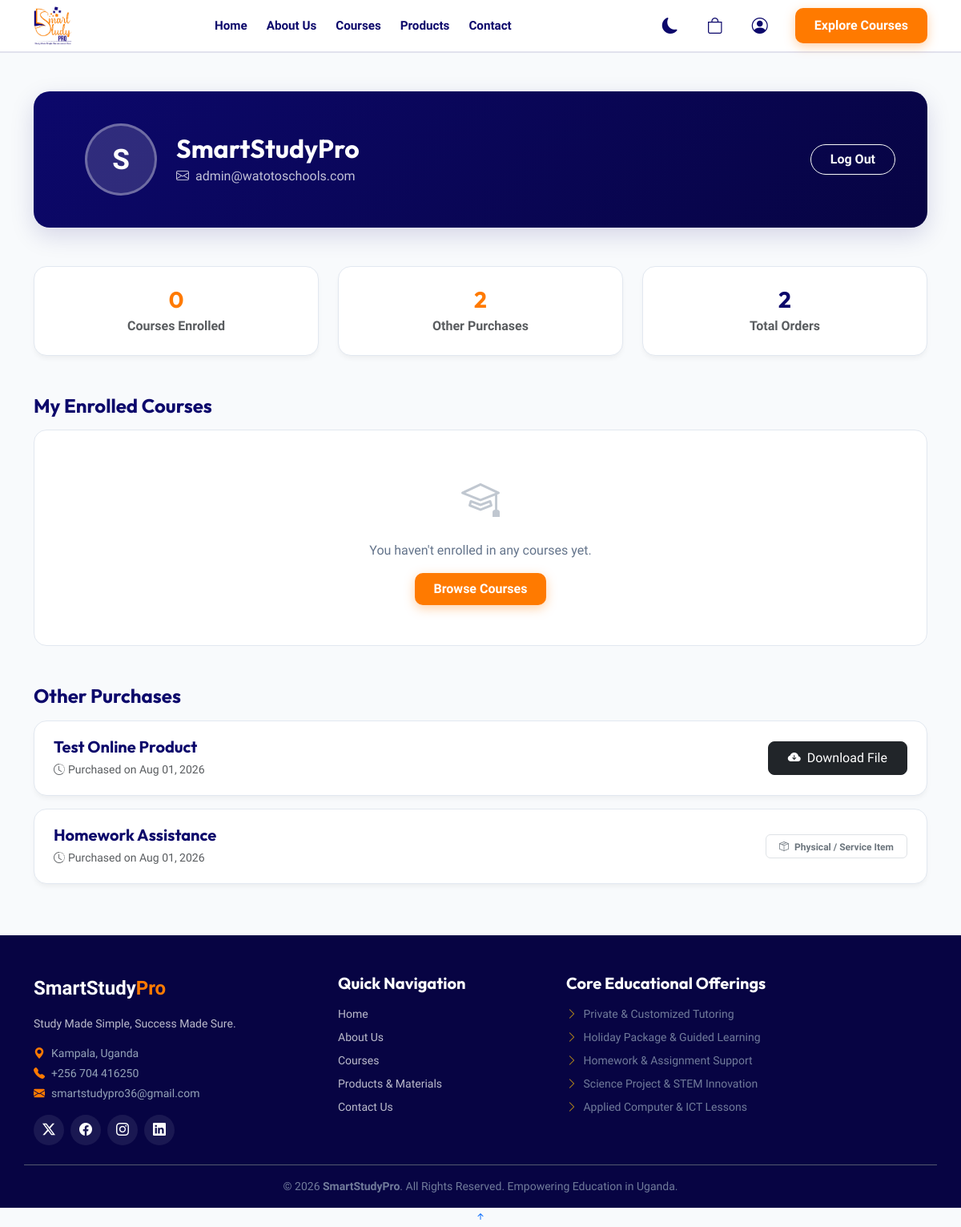
The app's page /profile.php (signed in) with its own data.
### tables this page shows
CREATE TABLE users (
        id INTEGER PRIMARY KEY AUTOINCREMENT,
        name TEXT NOT NULL,
        email TEXT NOT NULL UNIQUE,
        password_hash TEXT,
        google_id TEXT,
        avatar TEXT,
        created_at DATETIME DEFAULT CURRENT_TIMESTAMP
    , verification_token VARCHAR(255) NULL, email_verified TINYINT(1) DEFAULT 0);

CREATE TABLE bookings (
    id INTEGER PRIMARY KEY AUTOINCREMENT,
    user_id TEXT,
    name TEXT,
    email TEXT,
    phone TEXT,
    service TEXT,
    date TEXT,
    message TEXT,
    price TEXT
, paid INTEGER DEFAULT 0, file_path TEXT, created_at DATETIME, synced INTEGER DEFAULT 0, account_id INTEGER);

### auth.php (called while the page is built, shortened)
<?php
function auth_db(): PDO {
    static $db = null;
    if ($db !== null) return $db;
    $dir = __DIR__ . "/database";
    $db = new PDO("sqlite:" . $dir . "/bookings.db");
    $db->setAttribute(PDO::ATTR_ERRMODE, PDO::ERRMODE_EXCEPTION);
    $db->exec("CREATE TABLE IF NOT EXISTS users (
        id INTEGER PRIMARY KEY AUTOINCREMENT,
        name TEXT NOT NULL,
        email TEXT NOT NULL UNIQUE,
        password_hash TEXT,
        google_id TEXT,
        avatar TEXT,
        created_at DATETIME DEFAULT CURRENT_TIMESTAMP
    )");
    return $db;
}
function current_user(): ?array {
    static $cache = null;
    if ($cache !== null) return $cache ?: null;
    $stmt = auth_db()->prepare("SELECT id, name, email, avatar, google_id FROM users WHERE id = :id");
    $stmt->execute([':id' => $_SESSION['user_id']]);
    $user = $stmt->fetch(PDO::FETCH_ASSOC);
    $cache = $user ?: false;
    return $user ?: null;
}
function is_logged_in(): bool {
    return current_user() !== null;
}
function require_login(): void {
    if (!is_logged_in()) {
        $redirect = urlencode($_SERVER['REQUEST_URI'] ?? 'profile.php');
        header("Location: login.php?redirect=" . $redirect);
        exit;
    }
}

### profile.php (the view, shortened to what this page needs)
<?php
require_once 'auth.php';
require_login();
$user = current_user();
$db = auth_db();
$stmt = $db->prepare("
    SELECT * FROM bookings
    WHERE paid = 1 AND (account_id = :account_id OR email = :email)
    ORDER BY created_at DESC
");
$stmt->execute([':account_id' => $user['id'], ':email' => $user['email']]);
$purchases = $stmt->fetchAll(PDO::FETCH_ASSOC);
$courses = [];
$otherItems = [];
foreach ($purchases as $item) {
    if (stripos($item['service'], 'Course') !== false) {
        $courses[] = $item;
    } else {
        $otherItems[] = $item;
    }
}
$initials = strtoupper(substr(trim($user['name']), 0, 1) ?: 'U');
$phone   = '+256 704 416250';
$email   = 'smartstudypro36@gmail.com';
$address = 'Kampala, Uganda';
?>
<!DOCTYPE html>
<html lang="en">
<head>
  <link href="assets/vendor/bootstrap/css/bootstrap.min.css" rel="stylesheet">
  <link href="assets/vendor/bootstrap-icons/bootstrap-icons.css" rel="stylesheet">
  <link href="assets/vendor/aos/aos.css" rel="stylesheet">
  <link href="assets/vendor/glightbox/css/glightbox.min.css" rel="stylesheet">
  <link href="assets/vendor/swiper/swiper-bundle.min.css" rel="stylesheet">
</head>
<body class="profile-page">
 <?php include 'nav.php'; ?>
  <main class="container py-5">
    <div class="profile-hero d-flex align-items-center flex-wrap gap-4 mb-5" data-aos="fade-up">
      <div class="avatar-wrapper" onclick="document.getElementById('avatarFileInput').click();" title="Click to upload custom avatar">
        <div class="avatar-circle" id="avatarContainer">
          <?php if (!empty($user['avatar'])): ?>
            <img src="<?= htmlspecialchars($user['avatar']) ?>" alt="Avatar" onerror="this.remove(); document.getElementById('avatarContainer').textContent='<?= htmlspecialchars($initials) ?>';">
          <?php else: ?>
            <?= htmlspecialchars($initials) ?>
          <?php endif; ?>
        </div>
      </div>
      <div class="flex-grow-1">
        <h2 class="fw-bold mb-1"><?= htmlspecialchars($user['name']) ?></h2>
        <p class="mb-0 opacity-75"><i class="bi bi-envelope me-1"></i> <?= htmlspecialchars($user['email']) ?></p>
      </div>
      <a href="logout.php" class="btn btn-outline-light rounded-pill px-4 fw-semibold text-decoration-none">Log Out</a>
    </div>
    <div class="row g-4 mb-5" data-aos="fade-up" data-aos-delay="100">
      <div class="col-md-4">
        <div class="ssp-stat-card">
          <h3 class="fw-bold mb-1" style="color: var(--ssp-orange);"><?= count($courses) ?></h3>
          <p class="text-muted mb-0 fw-semibold">Courses Enrolled</p>
        </div>
      </div>
      <div class="col-md-4">
        <div class="ssp-stat-card">
          <h3 class="fw-bold mb-1" style="color: var(--ssp-orange);"><?= count($otherItems) ?></h3>
          <p class="text-muted mb-0 fw-semibold">Other Purchases</p>
        </div>
      </div>
      <div class="col-md-4">
        <div class="ssp-stat-card">
          <h3 class="fw-bold mb-1 ssp-heading-title"><?= count($purchases) ?></h3>
          <p class="text-muted mb-0 fw-semibold">Total Orders</p>
        </div>
      </div>
    </div>
    <div data-aos="fade-up" data-aos-delay="200">
      <h4 class="fw-bold mb-3 ssp-heading-title">My Enrolled Courses</h4>
      <?php if (empty($courses)): ?>
        <div class="empty-state">
          <i class="bi bi-mortarboard" style="font-size: 3rem; opacity: 0.4;"></i>
          <p class="mt-3 mb-3">You haven't enrolled in any courses yet.</p>
          <a href="courses.php" class="btn-ssp-primary text-decoration-none px-4 py-2 d-inline-block">Browse Courses</a>
        </div>
      <?php endif; ?>
    </div>
    <?php if (!empty($otherItems)): ?>
      <div class="mt-5" data-aos="fade-up" data-aos-delay="300">
        <h4 class="fw-bold mb-3 ssp-heading-title">Other Purchases</h4>
        <?php foreach ($otherItems as $o): ?>
          <div class="ssp-item-card flex-wrap gap-3">
            <div>
              <h5 class="fw-bold mb-1 ssp-heading-title"><?= htmlspecialchars($o['service']) ?></h5>
              <small class="text-muted"><i class="bi bi-clock-history me-1"></i>Purchased on <?= htmlspecialchars(date('M d, Y', strtotime($o['created_at']))) ?></small>
            </div>
            <?php if (!empty($o['file_path'])): ?>
              <a href="download.php?file=<?= urlencode($o['file_path']) ?>" class="btn btn-dark rounded-3 px-4 py-2 text-decoration-none">
                <i class="bi bi-cloud-arrow-down-fill me-1"></i> Download File
              </a>
            <?php else: ?>
              <span class="badge bg-white text-secondary border px-3 py-2 rounded-2"><i class="bi bi-box-seam me-1"></i> Physical / Service Item</span>
            <?php endif; ?>
          </div>
        <?php endforeach; ?>
      </div>
    <?php endif; ?>
  </main>
  <footer id="footer" class="ssp-footer pt-5 pb-3">
    <div class="container footer-top mb-4">
      <div class="row gy-4">
        <div class="col-lg-4 col-md-6">
          <a href="index.php" class="ssp-footer-brand text-decoration-none mb-3 d-inline-block">
            SmartStudy<span>Pro</span>
          </a>
          <p class="small text-light opacity-75 mb-3">Study Made Simple, Success Made Sure.</p>
          <div class="small mb-3">
            <p class="mb-1"><i class="bi bi-geo-alt-fill me-2" style="color: var(--ssp-orange);"></i><?= htmlspecialchars($address) ?></p>
            <p class="mb-1"><i class="bi bi-telephone-fill me-2" style="color: var(--ssp-orange);"></i><?= htmlspecialchars($phone) ?></p>
            <p class="mb-1"><i class="bi bi-envelope-fill me-2" style="color: var(--ssp-orange);"></i><?= htmlspecialchars($email) ?></p>
          </div>
          <div class="d-flex gap-2">
            <a href="#" class="social-icon-btn"><i class="bi bi-twitter-x"></i></a>
            <a href="#" class="social-icon-btn"><i class="bi bi-facebook"></i></a>
            <a href="#" class="social-icon-btn"><i class="bi bi-instagram"></i></a>
            <a href="#" class="social-icon-btn"><i class="bi bi-linkedin"></i></a>
          </div>
        </div>
        <div class="col-lg-3 col-md-3">
          <h5 class="text-white fw-bold mb-3">Quick Navigation</h5>
          <ul class="list-unstyled small">
            <li class="mb-2"><a href="index.php" class="text-decoration-none text-light opacity-75">Home</a></li>
            <li class="mb-2"><a href="about.php" class="text-decoration-none text-light opacity-75">About Us</a></li>
            <li class="mb-2"><a href="courses.php" class="text-decoration-none text-light opacity-75">Courses</a></li>
            <li class="mb-2"><a href="products.php" class="text-decoration-none text-light opacity-75">Products & Materials</a></li>
            <li class="mb-2"><a href="contact.php" class="text-decoration-none text-light opacity-75">Contact Us</a></li>
          </ul>
        </div>
        <div class="col-lg-5 col-md-3">
          <h5 class="text-white fw-bold mb-3">Core Educational Offerings</h5>
          <ul class="list-unstyled small opacity-75">
            <li class="mb-2"><i class="bi bi-chevron-right text-warning me-1"></i> Private & Customized Tutoring</li>
            <li class="mb-2"><i class="bi bi-chevron-right text-warning me-1"></i> Holiday Package & Guided Learning</li>
            <li class="mb-2"><i class="bi bi-chevron-right text-warning me-1"></i> Homework & Assignment Support</li>
            <li class="mb-2"><i class="bi bi-chevron-right text-warning me-1"></i> Science Project & STEM Innovation</li>
            <li class="mb-2"><i class="bi bi-chevron-right text-warning me-1"></i> Applied Computer & ICT Lessons</li>
          </ul>
        </div>
      </div>
    </div>
    <div class="container text-center border-top border-secondary pt-3 mt-3 opacity-75 small">
      <p class="mb-0">&copy; <?= date('Y') ?> <strong>SmartStudyPro</strong>. All Rights Reserved. Empowering Education in Uganda.</p>
    </div>
  </footer>
  <a href="#" id="scroll-top" class="scroll-top d-flex align-items-center justify-content-center text-decoration-none"><i class="bi bi-arrow-up-short"></i></a>
</body>
</html>

### nav.php (shortened to what this page needs)
<header id="header" class="header ssp-header d-flex align-items-center sticky-top py-2" style="z-index: 10000;">
  <div class="container-fluid container-xl position-relative d-flex align-items-center justify-content-between">
    <a href="index.php" class="logo d-flex align-items-center me-auto me-xl-0 text-decoration-none">
      <img src="Smart_Study_Logo_Fin-removebg-preview.png" alt="SmartStudyPro Logo" height="48" class="img-fluid" style="max-height: 48px;">
    </a>
    <nav id="navmenu" class="navmenu">
      <ul>
        <li><a href="index.php" class="<?= (basename($_SERVER['PHP_SELF']) == 'index.php') ? 'active' : '' ?>">Home</a></li>
        <li><a href="about.php" class="<?= (basename($_SERVER['PHP_SELF']) == 'about.php') ? 'active' : '' ?>">About Us</a></li>
        <li><a href="courses.php" class="<?= (basename($_SERVER['PHP_SELF']) == 'courses.php') ? 'active' : '' ?>">Courses</a></li>
        <li><a href="products.php" class="<?= (basename($_SERVER['PHP_SELF']) == 'products.php') ? 'active' : '' ?>">Products</a></li>
        <li><a href="contact.php" class="<?= (basename($_SERVER['PHP_SELF']) == 'contact.php') ? 'active' : '' ?>">Contact</a></li>
      </ul>
    </nav>
    <div class="d-flex align-items-center gap-2 gap-sm-3">
      <button type="button" id="theme-toggle" class="header-icon-link fs-5" aria-label="Toggle Dark/Light Mode" title="Toggle Theme">
        <i id="theme-toggle-icon" class="bi bi-moon-fill"></i>
      </button>
      <a href="cart.php" class="header-icon-link fs-5 text-decoration-none" title="Shopping Cart">
        <i class="bi bi-bag"></i>
      </a>
      <a href="profile.php" class="header-icon-link fs-5 text-decoration-none" title="My Profile">
        <i class="bi bi-person-circle"></i>
      </a>
      <a class="btn-ssp-primary d-none d-sm-inline-block text-decoration-none ms-1 ms-sm-2" href="courses.php">Explore Courses</a>
    </div>
  </div>
</header>

### profile.php (style rules this page uses)
:root { --ssp-navy: #0C086B; --ssp-navy-dark: #070443; --ssp-orange: #FF7A00; --ssp-orange-hover: #E06B00; --ssp-bg-soft: #F8FAFC; --ssp-text-main: #1E293B; --ssp-text-muted: #64748B; --ssp-card-bg: #FFFFFF; --ssp-border-color: #E2E8F0; }
body { font-family: 'Plus Jakarta Sans', sans-serif; color: var(--ssp-text-main); background-color: var(--ssp-bg-soft); transition: background-color 0.3s ease, color 0.3s ease; }
h1, h2, h3, h4, h5, .brand-font { font-family: 'Outfit', sans-serif; }
.ssp-header { background: rgba(255, 255, 255, 0.95); backdrop-filter: blur(12px); border-bottom: 2px solid rgba(12, 8, 107, 0.08); transition: all 0.3s ease; }
.navmenu ul { list-style: none !important; margin: 0 !important; padding: 0 !important; display: flex !important; align-items: center !important; gap: 24px; }
.navmenu ul li { list-style: none !important; margin: 0 !important; padding: 0 !important; }
.navmenu ul li a { color: var(--ssp-navy); font-weight: 600; font-size: 0.95rem; text-decoration: none !important; display: inline-block; white-space: nowrap; transition: color 0.2s ease; }
.btn-ssp-primary { background-color: var(--ssp-orange); color: #FFFFFF; font-weight: 700; border-radius: 10px; padding: 10px 24px; border: none; box-shadow: 0 4px 14px rgba(255, 122, 0, 0.35); transition: all 0.25s ease; }
.profile-hero { background: linear-gradient(135deg, var(--ssp-navy) 0%, var(--ssp-navy-dark) 100%); border-radius: 20px; color: #FFFFFF; padding: 40px; box-shadow: 0 10px 30px rgba(12, 8, 107, 0.15); }
.avatar-wrapper { position: relative; cursor: pointer; }
.avatar-circle { width: 90px; height: 90px; border-radius: 50%; background: rgba(255,255,255,0.15); display: flex; align-items: center; justify-content: center; font-size: 2.2rem; font-weight: 700; color: #FFFFFF; border: 3px solid rgba(255,255,255,0.3); overflow: hidden; position: relative; }
.ssp-stat-card { background: var(--ssp-card-bg); border-radius: 16px; padding: 24px; border: 1px solid var(--ssp-border-color); box-shadow: 0 4px 6px -1px rgba(0,0,0,0.05); text-align: center; transition: background-color 0.3s ease, border-color 0.3s ease; }
.ssp-item-card { background: var(--ssp-card-bg); border-radius: 16px; padding: 20px 24px; border: 1px solid var(--ssp-border-color); box-shadow: 0 4px 6px -1px rgba(0,0,0,0.05); display: flex; justify-content: space-between; align-items: center; margin-bottom: 16px; transition: all 0.25s ease; }
.empty-state { text-align: center; padding: 50px 20px; color: var(--ssp-text-muted); background: var(--ssp-card-bg); border-radius: 16px; border: 1px solid var(--ssp-border-color); transition: background-color 0.3s ease, border-color 0.3s ease; }
.ssp-heading-title { color: var(--ssp-navy); }
.ssp-footer { background-color: var(--ssp-navy-dark); color: #94A3B8; }
.ssp-footer-brand { color: #FFFFFF; font-size: 1.5rem; font-weight: 800; }
.ssp-footer-brand span { color: var(--ssp-orange); }
.social-icon-btn { width: 38px; height: 38px; display: inline-flex; align-items: center; justify-content: center; border-radius: 50%; background: rgba(255, 255, 255, 0.08); color: #FFFFFF; transition: all 0.2s ease; text-decoration: none; }

### nav.php (style rules this page uses)
.ssp-header { background: var(--ssp-header-bg, rgba(255, 255, 255, 0.98)); backdrop-filter: blur(12px); border-bottom: 2px solid rgba(12, 8, 107, 0.12); transition: background-color 0.3s ease, border-color 0.3s ease; }
.navmenu ul { list-style: none !important; margin: 0 !important; padding: 0 !important; }
.navmenu ul li { list-style: none !important; margin: 0 !important; padding: 0 !important; }
.navmenu ul li a { color: var(--ssp-navy, #0C086B); font-weight: 700; font-size: 0.95rem; text-decoration: none !important; display: inline-block; white-space: nowrap; transition: color 0.2s ease; }
@media (min-width: 1200px) { .navmenu ul { display: flex !important; align-items: center !important; gap: 24px; } }
.header-icon-link { color: var(--ssp-navy, #0C086B); padding: 6px 10px; border-radius: 8px; transition: background-color 0.2s ease, color 0.2s ease; display: inline-flex; align-items: center; justify-content: center; position: relative; z-index: 10005; background: transparent; border: none; cursor: pointer; }

### records on screen
users: name "S", name "SmartStudyPro", email "admin@watotoschools.com"
bookings: service "Test Online Product", created_at "Aug 01, 2026"
bookings: service "Homework Assistance", created_at "Aug 01, 2026", file_path "Physical / Service Item"

### other values on screen
count($courses) "0"
count($otherItems) "2"
count($purchases) "2"
$address "Kampala, Uganda"
$phone "+256 704 416250"
$email "smartstudypro36@gmail.com"
